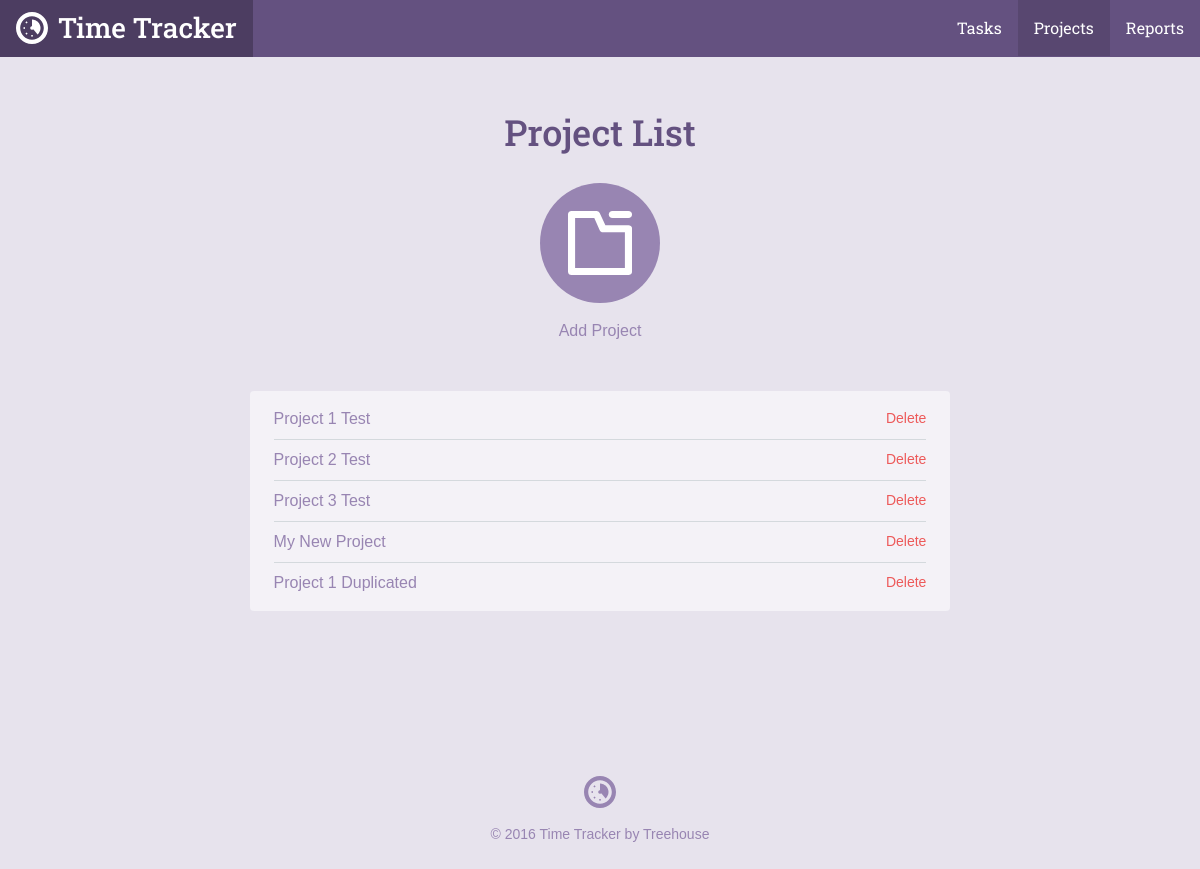
Page /project_list.php on the earlier database version.
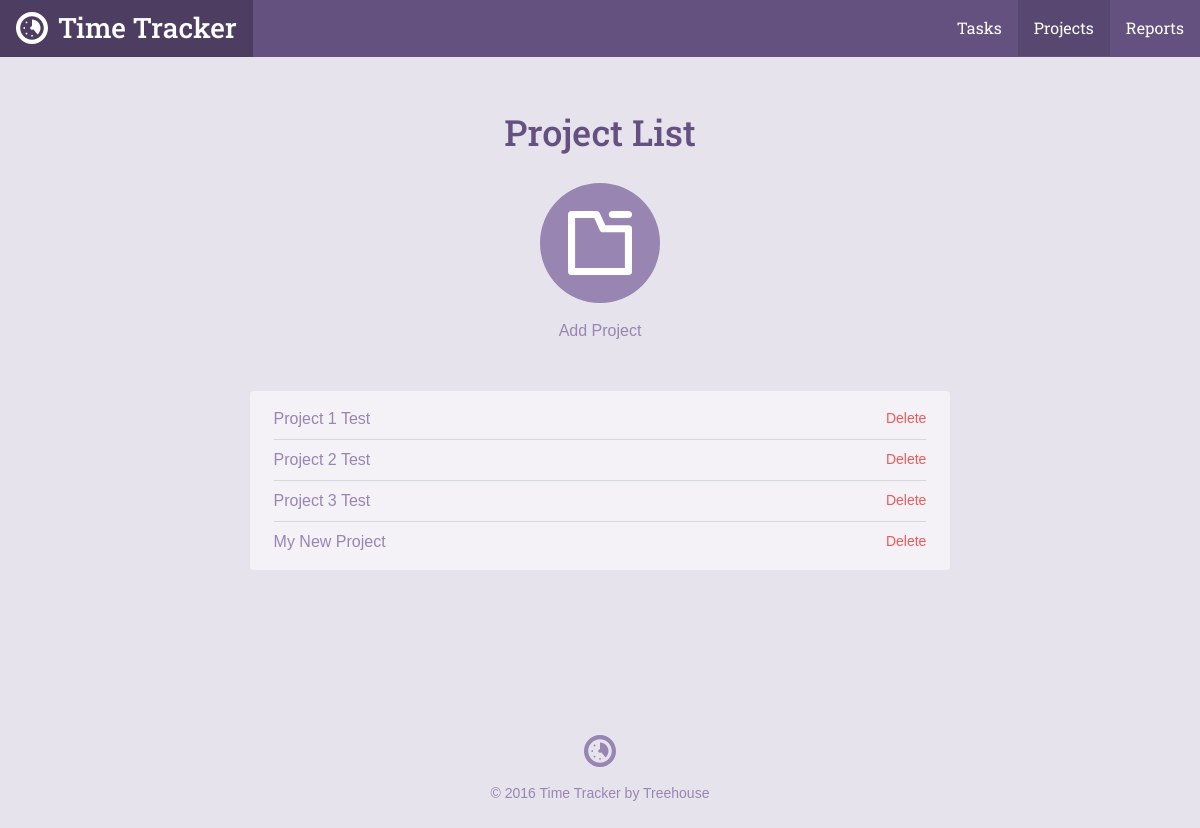
Same page on the later database version.
### tables this page shows
CREATE TABLE `projects` (
	`project_id`	INTEGER PRIMARY KEY AUTOINCREMENT,
	`title`	TEXT NOT NULL,
	`category`	TEXT NOT NULL
);

### inc/functions.php (called while the page is built, shortened)
<?php
function get_project_list() {
    include 'connection.php';
    try {
        return $db->query('SELECT project_id, title, category FROM projects');
    } catch (Exception $e) {
        echo "Error!: " . $e->getMessage() . "<br />";
        return array();
    }
}

### project_list.php (the view, shortened to what this page needs)
<?php
require 'inc/functions.php';
include 'inc/header.php';
?>
<div class="section catalog random">
    <div class="col-container page-container">
        <div class="col col-70-md col-60-lg col-center">
            <h1 class="actions-header">Project List</h1>
            <div class="actions-item">
                <a class="actions-link" href="project.php">
                <span class="actions-icon">
                  <svg viewbox="0 0 64 64"><use xlink:href="#project_icon"></use></svg>
                </span>
                Add Project
                </a>
            </div>
            <div class="form-container">
                <ul class="items">
                    <?php
                    foreach (get_project_list() as $item) {
                        echo "<li><a href='project.php?id=" . $item['project_id'] . "'>" . $item['title'] . "</a>";
                        echo "<form method='post' action='project_list.php' onsubmit=\"return confirm('Are you sure you want tot delete this project?');\">\n";
                        echo "<input type='submit' class='button--delete' value='Delete' />\n";
                        echo "</form>\n";
                        echo "</li>";
                    }
                    ?>
                </ul>
            </div>
        </div>
    </div>
</div>
<?php include("inc/footer.php"); ?>

Differences in the rows shown:
removed projects: title "Project 1 Duplicated"
